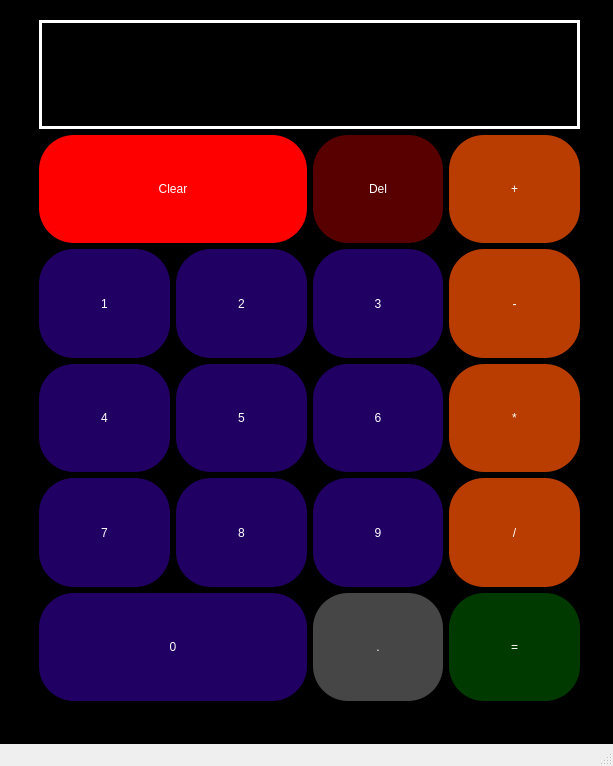
<?xml version="1.0" encoding="UTF-8"?>
<ui version="4.0">
 <class>MainWindow</class>
 <widget class="QMainWindow" name="MainWindow">
  <property name="geometry">
   <rect>
    <x>0</x>
    <y>0</y>
    <width>613</width>
    <height>766</height>
   </rect>
  </property>
  <property name="windowTitle">
   <string>Md Juwel Rana</string>
  </property>
  <widget class="QWidget" name="centralwidget">
   <property name="styleSheet">
    <string notr="true">background-color: rgb(0, 0, 0);</string>
   </property>
   <widget class="QWidget" name="gridLayoutWidget">
    <property name="geometry">
     <rect>
      <x>39</x>
      <y>20</y>
      <width>541</width>
      <height>681</height>
     </rect>
    </property>
    <layout class="QGridLayout" name="gridLayout">
     <item row="5" column="2">
      <widget class="QPushButton" name="dot">
       <property name="sizePolicy">
        <sizepolicy hsizetype="MinimumExpanding" vsizetype="Preferred">
         <horstretch>0</horstretch>
         <verstretch>0</verstretch>
        </sizepolicy>
       </property>
       <property name="styleSheet">
        <string notr="true">QPushButton{
font: 75 16pt &quot;MS Shell Dlg 2&quot;;

border-radius:35px;
}

QPushButton:hover{
	
	color: rgb(70, 70, 70);
	background-color: rgb(255, 255, 255);
}

QPushButton{

	color: rgb(255, 255, 255);
	background-color: rgb(70, 70, 70);
}</string>
       </property>
       <property name="text">
        <string>.</string>
       </property>
      </widget>
     </item>
     <item row="2" column="3">
      <widget class="QPushButton" name="bog">
       <property name="sizePolicy">
        <sizepolicy hsizetype="MinimumExpanding" vsizetype="Preferred">
         <horstretch>0</horstretch>
         <verstretch>0</verstretch>
        </sizepolicy>
       </property>
       <property name="styleSheet">
        <string notr="true">QPushButton{
font: 75 16pt &quot;MS Shell Dlg 2&quot;;

border-radius:35px;
}

QPushButton:hover{

	
	color: rgb(185, 61, 0);
	background-color: rgb(255, 255, 255);
}

QPushButton{

	color: rgb(255, 255, 255);
	background-color: rgb(185, 61, 0);
}</string>
       </property>
       <property name="text">
        <string>-</string>
       </property>
      </widget>
     </item>
     <item row="2" column="2">
      <widget class="QPushButton" name="Button_3">
       <property name="sizePolicy">
        <sizepolicy hsizetype="MinimumExpanding" vsizetype="Preferred">
         <horstretch>0</horstretch>
         <verstretch>0</verstretch>
        </sizepolicy>
       </property>
       <property name="styleSheet">
        <string notr="true">QPushButton{
font: 75 16pt &quot;MS Shell Dlg 2&quot;;

border-radius:35px;
}

QPushButton:hover{
	
	color: rgb(33, 0, 99);
	background-color: rgb(255, 255, 255);
}

QPushButton{

	color: rgb(255, 255, 255);
	background-color: rgb(33, 0, 99);
}</string>
       </property>
       <property name="text">
        <string>3</string>
       </property>
      </widget>
     </item>
     <item row="2" column="0">
      <widget class="QPushButton" name="Button_1">
       <property name="sizePolicy">
        <sizepolicy hsizetype="MinimumExpanding" vsizetype="Preferred">
         <horstretch>0</horstretch>
         <verstretch>0</verstretch>
        </sizepolicy>
       </property>
       <property name="styleSheet">
        <string notr="true">QPushButton{
font: 75 16pt &quot;MS Shell Dlg 2&quot;;

border-radius:35px;
}

QPushButton:hover{
	
	color: rgb(33, 0, 99);
	background-color: rgb(255, 255, 255);
}

QPushButton{

	color: rgb(255, 255, 255);
	background-color: rgb(33, 0, 99);
}</string>
       </property>
       <property name="text">
        <string>1</string>
       </property>
      </widget>
     </item>
     <item row="3" column="3">
      <widget class="QPushButton" name="gun">
       <property name="sizePolicy">
        <sizepolicy hsizetype="MinimumExpanding" vsizetype="Preferred">
         <horstretch>0</horstretch>
         <verstretch>0</verstretch>
        </sizepolicy>
       </property>
       <property name="styleSheet">
        <string notr="true">QPushButton{
font: 75 16pt &quot;MS Shell Dlg 2&quot;;

border-radius:35px;
}

QPushButton:hover{

	
	color: rgb(185, 61, 0);
	background-color: rgb(255, 255, 255);
}

QPushButton{

	color: rgb(255, 255, 255);
	background-color: rgb(185, 61, 0);
}</string>
       </property>
       <property name="text">
        <string>*</string>
       </property>
      </widget>
     </item>
     <item row="3" column="1">
      <widget class="QPushButton" name="Button_5">
       <property name="sizePolicy">
        <sizepolicy hsizetype="MinimumExpanding" vsizetype="Preferred">
         <horstretch>0</horstretch>
         <verstretch>0</verstretch>
        </sizepolicy>
       </property>
       <property name="styleSheet">
        <string notr="true">QPushButton{
font: 75 16pt &quot;MS Shell Dlg 2&quot;;

border-radius:35px;
}

QPushButton:hover{
	
	color: rgb(33, 0, 99);
	background-color: rgb(255, 255, 255);
}

QPushButton{

	color: rgb(255, 255, 255);
	background-color: rgb(33, 0, 99);
}</string>
       </property>
       <property name="text">
        <string>5</string>
       </property>
      </widget>
     </item>
     <item row="3" column="2">
      <widget class="QPushButton" name="Button_6">
       <property name="sizePolicy">
        <sizepolicy hsizetype="MinimumExpanding" vsizetype="Preferred">
         <horstretch>0</horstretch>
         <verstretch>0</verstretch>
        </sizepolicy>
       </property>
       <property name="styleSheet">
        <string notr="true">QPushButton{
font: 75 16pt &quot;MS Shell Dlg 2&quot;;

border-radius:35px;
}

QPushButton:hover{
	
	color: rgb(33, 0, 99);
	background-color: rgb(255, 255, 255);
}

QPushButton{

	color: rgb(255, 255, 255);
	background-color: rgb(33, 0, 99);
}</string>
       </property>
       <property name="text">
        <string>6</string>
       </property>
      </widget>
     </item>
     <item row="5" column="3">
      <widget class="QPushButton" name="soman">
       <property name="sizePolicy">
        <sizepolicy hsizetype="MinimumExpanding" vsizetype="Preferred">
         <horstretch>0</horstretch>
         <verstretch>0</verstretch>
        </sizepolicy>
       </property>
       <property name="styleSheet">
        <string notr="true">QPushButton{
font: 75 16pt &quot;MS Shell Dlg 2&quot;;

border-radius:35px;
}

QPushButton:hover{
	color: rgb(0, 58, 0);
	background-color: rgb(255, 255, 255);
}

QPushButton{

	color: rgb(255, 255, 255);
	background-color: rgb(0, 58, 0);
}</string>
       </property>
       <property name="text">
        <string>=</string>
       </property>
      </widget>
     </item>
     <item row="2" column="1">
      <widget class="QPushButton" name="Button_2">
       <property name="sizePolicy">
        <sizepolicy hsizetype="MinimumExpanding" vsizetype="Preferred">
         <horstretch>0</horstretch>
         <verstretch>0</verstretch>
        </sizepolicy>
       </property>
       <property name="styleSheet">
        <string notr="true">QPushButton{
font: 75 16pt &quot;MS Shell Dlg 2&quot;;

border-radius:35px;
}

QPushButton:hover{
	
	color: rgb(33, 0, 99);
	background-color: rgb(255, 255, 255);
}

QPushButton{

	color: rgb(255, 255, 255);
	background-color: rgb(33, 0, 99);
}</string>
       </property>
       <property name="text">
        <string>2</string>
       </property>
      </widget>
     </item>
     <item row="1" column="3">
      <widget class="QPushButton" name="zog">
       <property name="sizePolicy">
        <sizepolicy hsizetype="MinimumExpanding" vsizetype="Preferred">
         <horstretch>0</horstretch>
         <verstretch>0</verstretch>
        </sizepolicy>
       </property>
       <property name="styleSheet">
        <string notr="true">QPushButton{
font: 75 16pt &quot;MS Shell Dlg 2&quot;;

border-radius:35px;
}

QPushButton:hover{

	
	color: rgb(185, 61, 0);
	background-color: rgb(255, 255, 255);
}

QPushButton{

	color: rgb(255, 255, 255);
	background-color: rgb(185, 61, 0);
}</string>
       </property>
       <property name="text">
        <string>+</string>
       </property>
      </widget>
     </item>
     <item row="4" column="1">
      <widget class="QPushButton" name="Button_8">
       <property name="sizePolicy">
        <sizepolicy hsizetype="MinimumExpanding" vsizetype="Preferred">
         <horstretch>0</horstretch>
         <verstretch>0</verstretch>
        </sizepolicy>
       </property>
       <property name="styleSheet">
        <string notr="true">QPushButton{
font: 75 16pt &quot;MS Shell Dlg 2&quot;;

border-radius:35px;
}

QPushButton:hover{
	
	color: rgb(33, 0, 99);
	background-color: rgb(255, 255, 255);
}

QPushButton{

	color: rgb(255, 255, 255);
	background-color: rgb(33, 0, 99);
}</string>
       </property>
       <property name="text">
        <string>8</string>
       </property>
      </widget>
     </item>
     <item row="1" column="2">
      <widget class="QPushButton" name="Del">
       <property name="sizePolicy">
        <sizepolicy hsizetype="MinimumExpanding" vsizetype="Preferred">
         <horstretch>0</horstretch>
         <verstretch>0</verstretch>
        </sizepolicy>
       </property>
       <property name="styleSheet">
        <string notr="true">QPushButton{
font: 75 16pt &quot;MS Shell Dlg 2&quot;;

border-radius:35px;
}

QPushButton:hover{

	
	
	color: rgb(88, 0, 0);
	background-color: rgb(255, 255, 255);
}

QPushButton{

	color: rgb(255, 255, 255);
	background-color: rgb(88, 0, 0);
}</string>
       </property>
       <property name="text">
        <string>Del</string>
       </property>
      </widget>
     </item>
     <item row="4" column="0">
      <widget class="QPushButton" name="Button_7">
       <property name="sizePolicy">
        <sizepolicy hsizetype="MinimumExpanding" vsizetype="Preferred">
         <horstretch>0</horstretch>
         <verstretch>0</verstretch>
        </sizepolicy>
       </property>
       <property name="styleSheet">
        <string notr="true">QPushButton{
font: 75 16pt &quot;MS Shell Dlg 2&quot;;

border-radius:35px;
}

QPushButton:hover{
	
	color: rgb(33, 0, 99);
	background-color: rgb(255, 255, 255);
}

QPushButton{

	color: rgb(255, 255, 255);
	background-color: rgb(33, 0, 99);
}</string>
       </property>
       <property name="text">
        <string>7</string>
       </property>
      </widget>
     </item>
     <item row="4" column="3">
      <widget class="QPushButton" name="vag">
       <property name="sizePolicy">
        <sizepolicy hsizetype="MinimumExpanding" vsizetype="Preferred">
         <horstretch>0</horstretch>
         <verstretch>0</verstretch>
        </sizepolicy>
       </property>
       <property name="styleSheet">
        <string notr="true">QPushButton{
font: 75 16pt &quot;MS Shell Dlg 2&quot;;

border-radius:35px;
}

QPushButton:hover{

	
	color: rgb(185, 61, 0);
	background-color: rgb(255, 255, 255);
}

QPushButton{

	color: rgb(255, 255, 255);
	background-color: rgb(185, 61, 0);
}</string>
       </property>
       <property name="text">
        <string>/</string>
       </property>
      </widget>
     </item>
     <item row="3" column="0">
      <widget class="QPushButton" name="Button_4">
       <property name="sizePolicy">
        <sizepolicy hsizetype="MinimumExpanding" vsizetype="Preferred">
         <horstretch>0</horstretch>
         <verstretch>0</verstretch>
        </sizepolicy>
       </property>
       <property name="styleSheet">
        <string notr="true">QPushButton{
font: 75 16pt &quot;MS Shell Dlg 2&quot;;

border-radius:35px;
}

QPushButton:hover{
	
	color: rgb(33, 0, 99);
	background-color: rgb(255, 255, 255);
}

QPushButton{

	color: rgb(255, 255, 255);
	background-color: rgb(33, 0, 99);
}</string>
       </property>
       <property name="text">
        <string>4</string>
       </property>
      </widget>
     </item>
     <item row="4" column="2">
      <widget class="QPushButton" name="Button_9">
       <property name="sizePolicy">
        <sizepolicy hsizetype="MinimumExpanding" vsizetype="Preferred">
         <horstretch>0</horstretch>
         <verstretch>0</verstretch>
        </sizepolicy>
       </property>
       <property name="styleSheet">
        <string notr="true">QPushButton{
font: 75 16pt &quot;MS Shell Dlg 2&quot;;

border-radius:35px;
}

QPushButton:hover{
	
	color: rgb(33, 0, 99);
	background-color: rgb(255, 255, 255);
}

QPushButton{

	color: rgb(255, 255, 255);
	background-color: rgb(33, 0, 99);
}</string>
       </property>
       <property name="text">
        <string>9</string>
       </property>
      </widget>
     </item>
     <item row="5" column="0" colspan="2">
      <widget class="QPushButton" name="Button_0">
       <property name="sizePolicy">
        <sizepolicy hsizetype="MinimumExpanding" vsizetype="Preferred">
         <horstretch>0</horstretch>
         <verstretch>0</verstretch>
        </sizepolicy>
       </property>
       <property name="styleSheet">
        <string notr="true">QPushButton{
font: 75 16pt &quot;MS Shell Dlg 2&quot;;

border-radius:35px;
}

QPushButton:hover{
	
	color: rgb(33, 0, 99);
	background-color: rgb(255, 255, 255);
}

QPushButton{

	color: rgb(255, 255, 255);
	background-color: rgb(33, 0, 99);
}</string>
       </property>
       <property name="text">
        <string>0</string>
       </property>
      </widget>
     </item>
     <item row="1" column="0" colspan="2">
      <widget class="QPushButton" name="Clear">
       <property name="sizePolicy">
        <sizepolicy hsizetype="MinimumExpanding" vsizetype="Preferred">
         <horstretch>0</horstretch>
         <verstretch>0</verstretch>
        </sizepolicy>
       </property>
       <property name="styleSheet">
        <string notr="true">QPushButton{
font: 75 16pt &quot;MS Shell Dlg 2&quot;;

border-radius:35px;
}

QPushButton:hover{

	
	color: rgb(255, 0, 0);
	background-color: rgb(255, 255, 255);
}

QPushButton{

	color: rgb(255, 255, 255);
	background-color: rgb(255, 0, 0);
}</string>
       </property>
       <property name="text">
        <string>Clear</string>
       </property>
      </widget>
     </item>
     <item row="0" column="0" colspan="4">
      <widget class="QLabel" name="label">
       <property name="styleSheet">
        <string notr="true">font: 75 32pt &quot;MS Shell Dlg 2&quot;;
color: rgb(255, 255, 255);</string>
       </property>
       <property name="frameShape">
        <enum>QFrame::Box</enum>
       </property>
       <property name="lineWidth">
        <number>3</number>
       </property>
       <property name="midLineWidth">
        <number>3</number>
       </property>
       <property name="text">
        <string/>
       </property>
       <property name="alignment">
        <set>Qt::AlignRight|Qt::AlignTrailing|Qt::AlignVCenter</set>
       </property>
      </widget>
     </item>
    </layout>
   </widget>
  </widget>
  <widget class="QMenuBar" name="menubar">
   <property name="geometry">
    <rect>
     <x>0</x>
     <y>0</y>
     <width>613</width>
     <height>26</height>
    </rect>
   </property>
  </widget>
  <widget class="QStatusBar" name="statusbar"/>
 </widget>
 <resources/>
 <connections/>
</ui>
